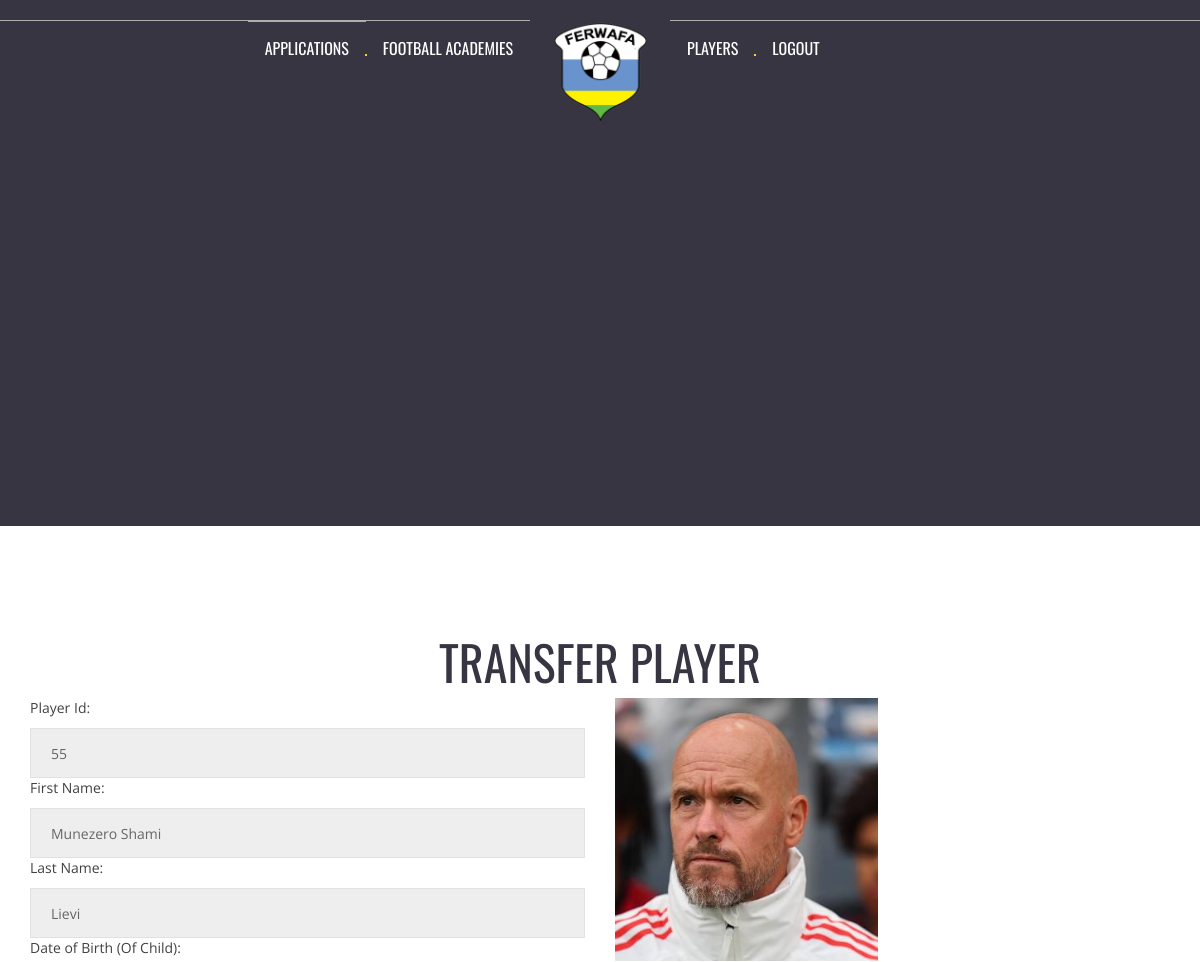
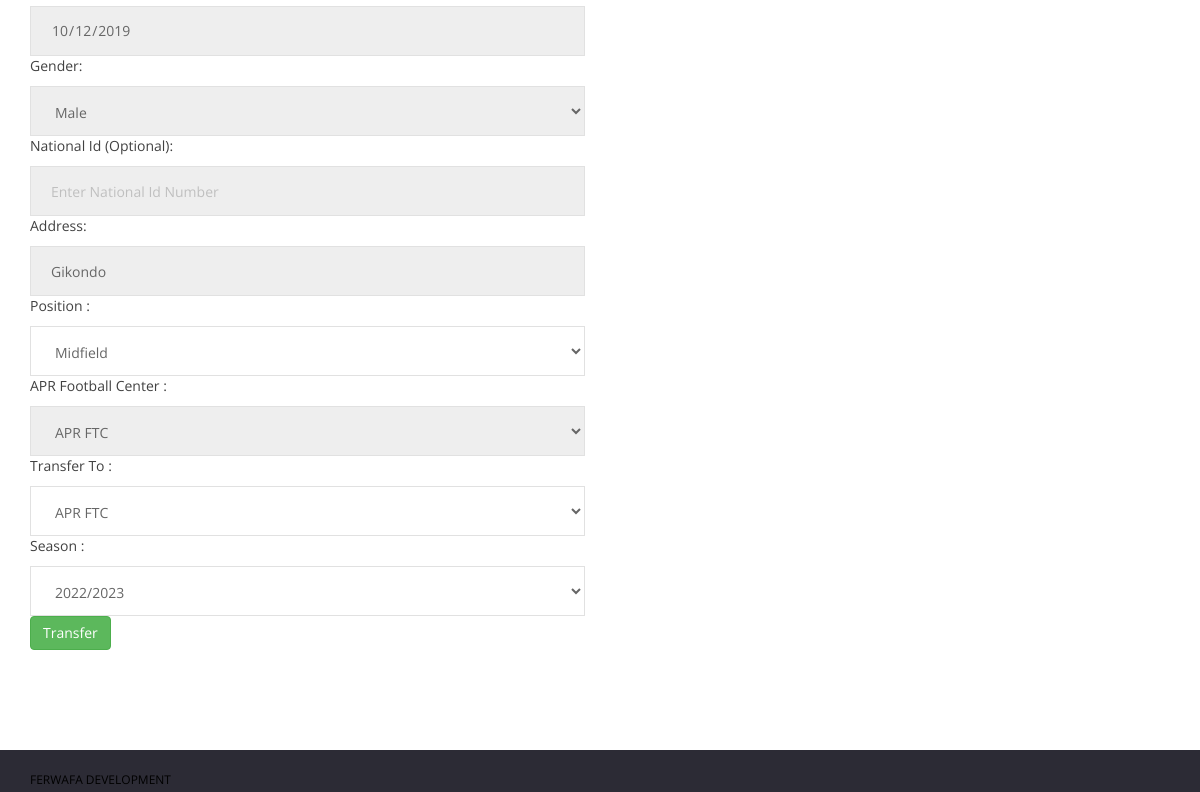
The page /transfer.php?id=55 (signed in) on the database its author committed (2 pictures, top to bottom).
### tables this page shows
CREATE TABLE `children` (
  `Id` int(11) NOT NULL,
  `FirstName` varchar(50) NOT NULL,
  `LastName` varchar(50) NOT NULL,
  `FathersName` varchar(50) NOT NULL,
  `MothersName` varchar(50) NOT NULL,
  `DOB` date NOT NULL,
  `AgeCategory` varchar(255) NOT NULL,
  `NID` varchar(50) NOT NULL,
  `Address` varchar(50) NOT NULL,
  `Position` varchar(255) NOT NULL,
  `Academy` varchar(50) NOT NULL,
  `Telephone` varchar(50) NOT NULL,
  `Season` varchar(255) NOT NULL,
  `Gender` varchar(255) NOT NULL,
  `Photo` varchar(255) NOT NULL,
  `Attachment` varchar(255) NOT NULL
);

### transfer.php (the view, shortened to what this page needs)
<?php
require('db_connect.php');
?>
<!doctype html>
<head>
	<link rel="stylesheet" href="css/bootstrap.min.css">
	<link rel="stylesheet" href="css/normalize.css">
	<link rel="stylesheet" href="css/font-awesome.min.css">
	<link rel="stylesheet" href="css/transitions.css">
	<link rel="stylesheet" href="css/prettyPhoto.css">
	<link rel="stylesheet" href="css/swiper.min.css">
	<link rel="stylesheet" href="css/jquery-ui.css">
	<link rel="stylesheet" href="css/animate.css">
	<link rel="stylesheet" href="css/owl.theme.css">
	<link rel="stylesheet" href="css/owl.carousel.css">
	<link rel="stylesheet" href="css/customScrollbar.css">
	<link rel="stylesheet" href="css/icomoon.css">
	<link rel="stylesheet" href="css/main.css">
	<link rel="stylesheet" href="css/color.css">
	<link rel="stylesheet" href="css/responsive.css">
    <link rel="stylesheet" href ="https://cdn.datatables.net/buttons/2.3.5/css/buttons.dataTables.min.css">
<link rel="stylesheet" href ="https://cdn.datatables.net/1.13.3/css/jquery.dataTables.min.css">
<link rel="stylesheet" href="https://cdn.datatables.net/responsive/2.5.0/css/responsive.dataTables.min.css">
</head>
<body>
	<div id="tg-wrapper" class="tg-wrapper tg-haslayout">
			<?php include('nav2.php'); ?>
		<div class="tg-sliderbox" style="height:30%">
			<div class="tg-imglayer">
            </div>
		</div>
		<main id="tg-main" class="tg-main tg-haslayout">
			<section class="tg-main-section tg-haslayout">
            <h1 style="margin:0px;padding:0px;"> <center> TRANSFER PLAYER <center></h1>
				<div class="container">
                    <div class="row">
                    <?php
if(isset($_GET['id']))
{
     $Id = $_GET['id'];
    $delete=mysqli_query($con,"SELECT * FROM children WHERE Id='$Id'");
    $child =mysqli_fetch_array($delete);
?>
                    <div class="col-md-6">
            <form action="" Method="POST" enctype="multipart/form-data" >
            <label>Player Id: </label>
                     <input type="text" name="PlayerId" readonly class="form-control" value="<?php echo $child['Id']; ?>"  required>
                     <label>First Name: </label>
                     <input type="text" name="FirstName" disabled class="form-control" value="<?php echo $child['FirstName']; ?>" placeholder="Enter Child First Name"  required>
                     <label>Last Name: </label>
                     <input type="text" name="LastName" disabled class="form-control" value="<?php echo $child['LastName'];?>" placeholder="Enter Child Second Name" required>
					  <label>Date of Birth (Of Child): </label>
                     <input type="Date" name="DOB" class="form-control" disabled value="<?php echo $child['DOB'];?>" placehoder="Enter  Date of Birth" required>
                      <label>Gender: </label>
                     <select class="form-control" disabled name="Gender" required>
					     <option value="<?php echo $child['Gender'];?>"> <?php echo $child['Gender'];?> </option>
					 </select>
                     <label>National Id (Optional): </label>
                     <input type="text" name="NID" disabled class="form-control" value="<?php echo $child['NID'];?>" pattern='[0-9]{16}' placeholder="Enter National Id Number">
                     <label>Address: </label>
                     <input type="text" name="Address" disabled class="form-control" value="<?php echo $child['Address'];?>" placeholder="Enter Child Address Location" required>
                     <label>Position : </label>
                     <select class="form-control" name="Position" required>
					     <option value="<?php echo $child['Position'];?>"> <?php echo $child['Position'];?></option>
					 </select>
					 <label>APR Football Center : </label>
                     <select class="form-control" name="Academy" readonly required>
					     <optionvalue="<?php echo $child['Academy'];?>"> <?php echo $child['Academy'];?> </option>
					     <?php
		                    	$sql_query = "SELECT * FROM academy ";
		                    	$resultset = $con->query($sql_query) or die("database error:". mysqli_error($con));
		                    	while( $developer = $resultset->fetch_object()) {
		            	?>
		                  <option value='<?php echo $developer->AcademyName; ?>'><?php echo $developer->AcademyName; ?> </option>
		                <?php
		                        }
			            ?>
					 </select>
                     <label> Transfer To : </label>
                     <select class="form-control" name="NewAcademy" required>
					     <?php
		                    	$sql_query = "SELECT * FROM academy ";
		                    	$resultset = $con->query($sql_query) or die("database error:". mysqli_error($con));
		                    	while( $developer = $resultset->fetch_object()) {
		            	?>
		                  <option value='<?php echo $developer->AcademyName; ?>'><?php echo $developer->AcademyName; ?> </option>
		                <?php
		                        }
			            ?>
					 </select>
                     <label>Season : </label>
                     <select class="form-control" name="Season" required>
					     <option value="<?php echo $child['Season'];?>"> <?php echo $child['Season'];?></option>
					 </select>
                     <input type="Submit" name="Submit" value="Transfer" class="btn btn-success">
             </form>
        </div>
        <div class="col-md-3">
                <img src="<?php echo $child['Photo']; ?>" width="100%" alt="No Pic">
			</div>
				</div>
			</section>
            <?php
}
?>
		</main>
		<footer id="tg-footer" class="tg-footer tg-haslayout">
			<div class="tg-footerbar">
				<div class="container">
					<span class="tg-copyright"><a target="_blank" href="">FERWAFA DEVELOPMENT</a></span>
				</div>
			</div>
		</footer>
	</div>
</body>
</html>

### nav2.php (shortened to what this page needs)
<header id="tg-header" class="tg-header tg-haslayout">
	<div class="container">
		<div class="col-md-10 col-md-offset-1 col-sm-12 col-xs-12">
			<div class="row">
				<nav id="tg-nav" class="tg-nav brand-center">
					<div class="navbar-header">
						<strong class="tg-logo">
							<a href="index-2.html"><img src="images/fer.png" alt="image description"></a>
						</strong>
					</div>
					<div id="tg-navigation" class="tg-navigation">
						<div class="tg-colhalf">
                                  <ul>
                                      <li class="active">
                                          <a href="applications.php">Applications</a>
                                      </li>
                                      <li>
                                          <a href="#about-us">Football Academies</a>
                                      </li>
                                  </ul>
                              </div>
                              <div class="tg-colhalf">
                                  <ul>
                                  <li>
                                          <a href="#">Players</a>
                                      </li>
                                      <li>
                                          <a href="logout.php">LOGOUT</a>
                                      </li>
                                  </ul>
                              </div>
					</div>
				</nav>
			</div>
		</div>
	</div>
</header>

### css/transitions.css (style rules this page uses)
*:after, *:before, p a, a, .tg-delete, .tg-navigation ul li ul, .tg-navigation ul li ul li ul, .tg-match, .tg-upcomingmatch .tg-match, .tg-player, .tg-postimg a img, .tg-home-slider .tg-btn-next span, .tg-home-slider .tg-btn-prev span, .tg-matchhover, .tg-navigation.in, .tg-navigation ul, .tg-prohistory .tg-post .tg-postimg img, .tg-widget ul li a i, .tg-widget ul li a em, .tg-oldmatchresult, .tg-matchdate, .tg-matchdate span, .tg-commentform textarea, .tg-commentform input, .tg-ticket, .tg-ticket .tg-theme-tag, .tg-ticket h4, .tg-productimg figcaption, .tg-productquentity .minus, .tg-productquentity .plus, .tg-productimg img, .tg-productimg a img, .tg-matchmetadata, .tg-productsliderbox figure img, .tg-officeaddressnav .tg-contactinfo > li i, .tg-officeaddressnav .tg-contactinfo > li span, .tg-officeaddressnav .tg-contactinfo > li address, .tg-officeaddressnav item:hover .tg-section-heading h2, .tg-project figure img, .tg-project figure figcaption, .tg-project figure figcaption h3, .tg-soccermedia-content2 .masonry-grid .tg-project, .mCSB_scrollTools .mCSB_buttonUp, .mCSB_scrollTools .mCSB_buttonDown { -webkit-transition: all 300ms ease-in-out; -moz-transition: all 300ms ease-in-out; -ms-transition: all 300ms ease-in-out; -o-transition: all 300ms ease-in-out; transition: all 300ms ease-in-out; }

### rows shown on the page
children: PlayerId "55", FirstName "Munezero Shami", LastName "Lievi", DOB "10/12/2019", Gender "Male", Address "Gikondo", Position "Midfield", Season "2022/2023", Photo (picture)

### other values the page prints
form field Academy "APR FTC"
form field NewAcademy "APR FTC"
